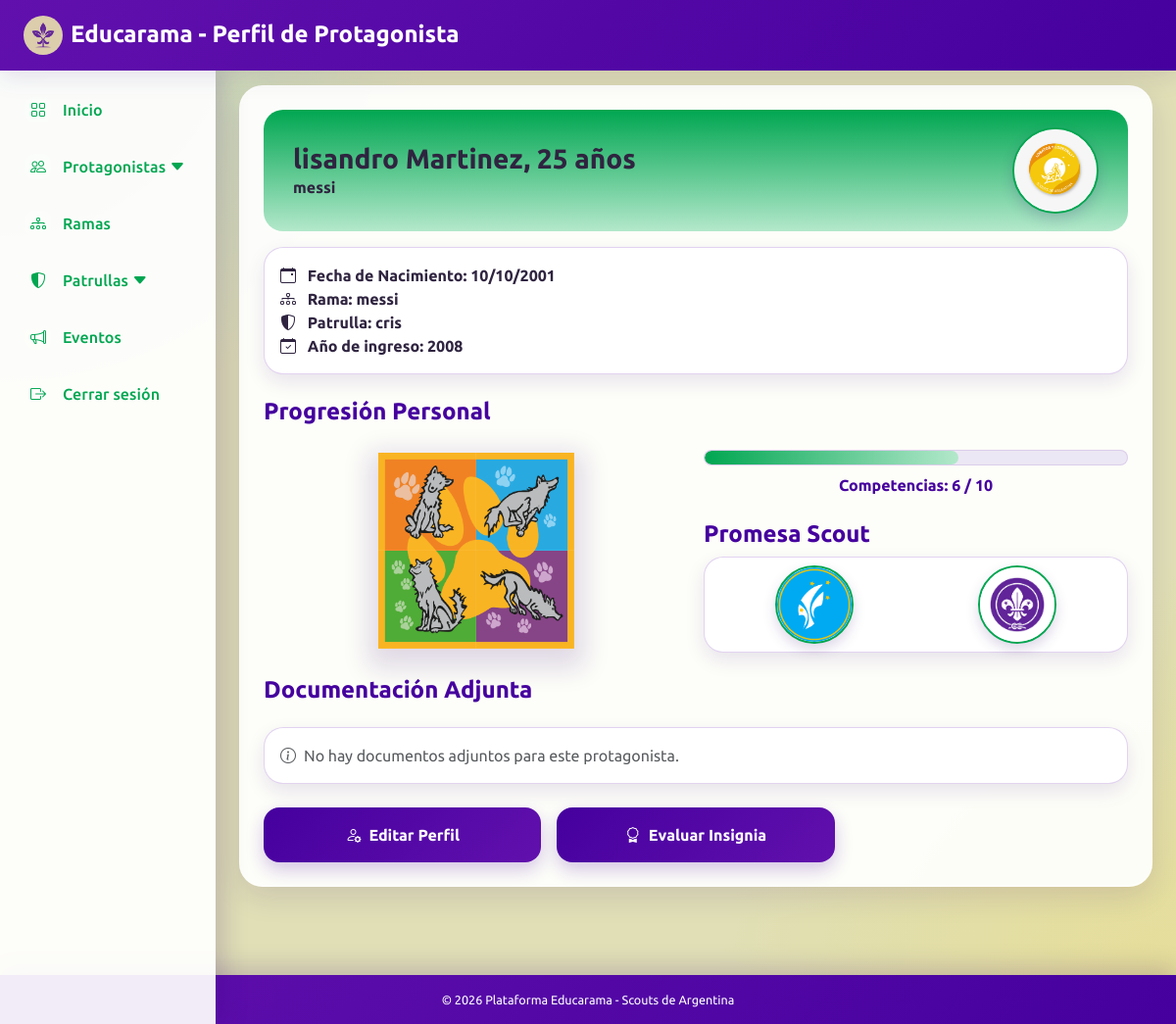
/views/pages/perfil_protagonista.php?id=3 (signed in), run on the app's committed database.
### tables this page shows
CREATE TABLE `protagonista` (
  `id` int(11) NOT NULL,
  `promesa` tinyint(1) DEFAULT NULL,
  `id_persona` int(11) NOT NULL,
  `id_rama` int(11) NOT NULL,
  `id_patrulla` int(11) DEFAULT NULL,
  `anio_ingreso` int(11) DEFAULT NULL
);

CREATE TABLE `persona` (
  `id` int(11) NOT NULL,
  `dni` int(11) NOT NULL,
  `nombre` varchar(100) DEFAULT NULL,
  `apellido` varchar(100) DEFAULT NULL,
  `fecha_nacimiento` date DEFAULT NULL
);

CREATE TABLE `rama` (
  `id` int(11) NOT NULL,
  `nombre` varchar(100) DEFAULT NULL,
  `id_grupo` int(11) NOT NULL,
  `id_rama` int(11) NOT NULL
);

CREATE TABLE `patrulla` (
  `id` int(11) NOT NULL,
  `nombre` varchar(100) DEFAULT NULL,
  `id_rama` int(11) DEFAULT NULL
);

### src/Datos/Database.php (called while the page is built)
<?php
class Database {
    private static ?PDO $conexion = null;
    public static function getConexion(): PDO {
        if (self::$conexion === null) {
            $host = 'localhost';
            $db   = 'educarama';
            $user = 'root';
            $pass = '';
            $charset = 'utf8mb4';
            $dsn = "mysql:host=$host;dbname=$db;charset=$charset";
            try {
                self::$conexion = new PDO($dsn, $user, $pass, [
                    PDO::ATTR_ERRMODE            => PDO::ERRMODE_EXCEPTION,
                    PDO::ATTR_DEFAULT_FETCH_MODE => PDO::FETCH_ASSOC,
                    PDO::ATTR_EMULATE_PREPARES   => false,
                ]);
            } catch (Throwable $e) {
                http_response_code(500);
                die(json_encode([
                    "status" => "error",
                    "message" => "Error fatal de conexión a la Base de Datos: " . $e->getMessage()
                ]));
            }
        }
        return self::$conexion;
    }
}

### src/Controladores/ProtagonistaController.php (called while the page is built, shortened)
<?php
require_once __DIR__ . '/../Datos/Database.php';
require_once __DIR__ . '/../Datos/ProtagonistaRepository.php';
require_once __DIR__ . '/../Servicios/ProtagonistaService.php';
class ProtagonistaController
{
    private ProtagonistaService $servicio;
    public function __construct()
    {
        $this->conexion = Database::getConexion();
        $personaRepository = new PersonaRepository($this->conexion);
        $protagonistaRepository = new ProtagonistaRepository($this->conexion);
        $this->servicio = new ProtagonistaService(
            $this->conexion,
            $personaRepository,
            $protagonistaRepository
        );
    }
    public function obtenerPerfilDesdeUrl(): ?array
    {
        return $this->servicio->obtenerPerfil((int) $_GET['id']);
    }
}

### src/Servicios/ProtagonistaService.php (called while the page is built, shortened)
<?php
class ProtagonistaService
{
    private ProtagonistaRepository $protagonistaRepository;
    public function __construct(
        PDO $conexion,
        PersonaRepository $personaRepository,
        ProtagonistaRepository $protagonistaRepository
    ) {
        $this->protagonistaRepository = $protagonistaRepository;
    }
    public function obtenerPerfil(int $id): ?array
    {
        return $this->protagonistaRepository->obtenerPerfilPorId($id);
    }
}

### src/Datos/ProtagonistaRepository.php (called while the page is built, shortened)
<?php
class ProtagonistaRepository
{
    private PDO $conexion;
    public function __construct(PDO $conexion)
    {
        $this->conexion = $conexion;
    }
    public function obtenerPerfilPorId(int $id): ?array
    {
        $stmt = $this->conexion->prepare("
            SELECT
                p.id,
                p.promesa,
                p.anio_ingreso,
                p.id_persona,
                p.id_rama,
                p.id_patrulla,
                per.nombre,
                per.apellido,
                per.fecha_nacimiento,
                per.dni,
                r.nombre AS rama,
                pa.nombre AS patrulla
            FROM protagonista p
            INNER JOIN persona per ON p.id_persona = per.id
            LEFT JOIN rama r ON p.id_rama = r.id
            LEFT JOIN patrulla pa ON p.id_patrulla = pa.id
            WHERE p.id = :id
        ");
        $stmt->execute([':id' => $id]);
        $protagonista = $stmt->fetch(PDO::FETCH_ASSOC);
        return $protagonista ?: null;
    }
}

### views/pages/perfil_protagonista.php (the view, shortened to what this page needs)
<?php
require_once __DIR__ . '/../../src/Controladores/ProtagonistaController.php';
$tituloPagina = "Perfil de Protagonista";
$controlador = new ProtagonistaController();
$protagonista = $controlador->obtenerPerfilDesdeUrl();
$fechaNacimiento = new DateTime($protagonista['fecha_nacimiento']);
$hoy = new DateTime();
$edad = $hoy->diff($fechaNacimiento)->y;
$docRepo = new DocumentoRepository();
$rama_page = strtolower($protagonista['rama'] ?? 'unidad');
$documentos = $docRepo->obtenerDocumentosPorProtagonista($protagonista['id']);
?>
<!DOCTYPE html>
<html lang="es">
<head>
    <link href="https://cdn.jsdelivr.net/npm/bootstrap@5.3.0/dist/css/bootstrap.min.css" rel="stylesheet">
    <link rel="stylesheet" href="https://cdnjs.cloudflare.com/ajax/libs/bootstrap-icons/1.10.5/font/bootstrap-icons.min.css">
    <link rel="stylesheet" href="/Educarama/public/css/styles.css?v=1.5">
</head>
<body class="rama-<?php echo $rama_page; ?>">
    <?php
    include __DIR__ . '/includes/barra_superior.php';
    include __DIR__ . '/includes/menu_lateral.php';
    ?>
    <div class="main-content-wrapper">
        <div class="container contenedor-principal  p-4">
            <div class="row mb-3 align-items-center barra-superior-inst mx-0">
                <div class="col-8">
                    <h1 class="h3 fw-bold mb-0">
                        <?= htmlspecialchars($protagonista['nombre']) ?>
                        <?= htmlspecialchars($protagonista['apellido']) ?>,
                        <?= $edad ?> años
                    </h1>
                    <p class="mb-0 fw-bold">
                        <?= htmlspecialchars($protagonista['rama'] ?? 'Sin rama asignada') ?>
                    </p>
                </div>
                <div class="col-4 d-flex justify-content-end">
                    <div class="circulo-logo">
                        <img class="img-fluid rounded-circle" src="../assets/images/RamaLogoLyL.png" alt="Logo rama">
                    </div>
                </div>
            </div>
            <div class="row mb-4 align-items-stretch">
                <div class="col-md-12 mb-3 mb-md-0">
                    <div class="tarjeta-blanca-borde p-3 h-100">
                        <p class="m-0 fw-bold">
                            <i class="bi bi-calendar-event me-2"></i>
                            Fecha de Nacimiento: <?= date("d/m/Y", strtotime($protagonista['fecha_nacimiento'])) ?>
                        </p>
                        <p class="m-0 fw-bold">
                            <i class="bi bi-diagram-3 me-2"></i>
                            Rama: <?= htmlspecialchars($protagonista['rama'] ?? 'Sin rama') ?>
                        </p>
                        <p class="m-0 fw-bold">
                            <i class="bi bi-shield-shaded me-2"></i>
                            Patrulla: <?= htmlspecialchars($protagonista['patrulla'] ?? 'Sin patrulla') ?>
                        </p>
                        <p class="m-0 fw-bold">
                            <i class="bi bi-calendar-check me-2"></i>
                            Año de ingreso: <?= htmlspecialchars($protagonista['anio_ingreso'] ?? 'Sin dato') ?>
                        </p>
                    </div>
                </div>
            </div>
            <div class="row g-3 mb-4">
                <div class="col-12">
                    <h2 class="h4 texto-violeta fw-bold">Progresión Personal</h2>
                </div>
                <div class="col-md-6">
                    <div class="h-100 d-flex flex-column align-items-center justify-content-center">
                        <div class="pieza-insignia h50 d-flex flex-wrap">
                             <div class="d-grid h50" style="grid-template-columns: repeat(2, 1fr);">
                                <img class="img-fluid" src="../assets/images/insignias/Progresion 1 Rama Lobatos y Lobeznas_Lobo Pata Tierna.png" alt="Insignia 1">
                                <img class="img-fluid" src="../assets/images/insignias/Progresion 2 Rama Lobatos y Lobeznas_Lobo Saltador.png" alt="Insignia 2">
                                <img class="img-fluid" src="../assets/images/insignias/Progresion 4 Rama Lobatos y Lobeznas_Lobo Cazador.png" alt="Insignia 4">
                                <img class="img-fluid" src="../assets/images/insignias/Progresion 3 Rama Lobatos y Lobeznas_Lobo Rastreador.png" alt="Insignia 3">
                            </div>
                        </div>
                    </div>
                </div>
                <div class="col-md-6 justify-content-center d-flex flex-column">
                    <div class="d-flex flex-column align-items-center justify-content-center">
                        <div class="barra-progreso w-100 mb-2">
                             <div class="progreso-actual" style="width: 60%;"></div>
                        </div>
                        <p class="texto-violeta fw-bold m-0">Competencias: 6 / 10</p>
                    </div>
                    <h2 class="h4 texto-violeta fw-bold mt-4">Promesa Scout</h2>
                    <div class="tarjeta-blanca-borde p-2 d-flex flex-row align-items-center justify-content-around">
                        <div class="insignia-pequena">
                            <img src="../assets/images/FlorLizNacional.png" alt="Insignia Nacional">
                        </div>
                        <div class="insignia-pequena">
                            <img src="../assets/images/FlorLizInternacional.jpg" alt="Insignia Internacional">
                        </div>
                    </div>
                </div>
            </div>
            <div class="row g-3 mb-4">
                <div class="col-12">
                    <h2 class="h4 texto-violeta fw-bold">Documentación Adjunta</h2>
                </div>
                <div class="col-12">
                    <div class="tarjeta-blanca-borde p-3">
                        <?php if (empty($documentos)): ?>
                            <p class="text-muted m-0"><i class="bi bi-info-circle me-2"></i>No hay documentos adjuntos para este protagonista.</p>
                        <?php endif; ?>
                    </div>
                </div>
            </div>
            <div class="row g-3">
                <div class="col-12 col-md-4">
                    <a href="alta_protagonista.php?id=<?= $protagonista['id'] ?>" class="boton-primario w-100 py-3 fw-bold text-decoration-none text-center d-block">
                        <i class="bi bi-person-gear me-2"></i>Editar Perfil
                    </a>
                </div>
                <div class="col-12 col-md-4">
                    <button type="button" id="btnRecomendarInsignia" class="boton-primario w-100 py-3 fw-bold d-block">
                        <i class="bi bi-award me-2"></i>Evaluar Insignia
                    </button>
                </div>
            </div>
        </div>
    </div>
    <?php include __DIR__ . '/includes/barra_inferior.php'; ?>
</body>
</html>

### views/pages/includes/barra_superior.php (shortened to what this page needs)
<div class="header-inst">
    <a class="d-flex align-items-center gap-2 text-decoration-none" href="/Educarama/public/index.php">
        <img class="img-fluid rounded-circle" src="/Educarama/views/assets/images/Logo1.png" alt="Logo Educarama" style="width: 40px; height: 40px;">
        <h1 class="m-0 fs-4 texto-blanco fw-bold">Educarama - <?= htmlspecialchars($tituloPagina) ?></h1>
    </a>
</div>

### views/pages/includes/menu_lateral.php (shortened to what this page needs)
<div class="sidebar">
    <nav class="nav flex-column">
            <a class="nav-link" href="/Educarama/public/index.php">
                <span class="icon">
                    <i class="bi bi-grid"></i>
                </span>
                <span class="description">Inicio</span>
            </a>
            <a class="nav-link" href="#" data-bs-toggle="collapse" data-bs-target="#submenu-protagonistas" aria-expanded="false" aria-controls="submenu-protagonistas">
                <span class="icon"><i class="bi bi-people"></i></span>
                <span class="description">Protagonistas <i class="bi bi-caret-down-fill"></i></span>
            </a>
            <a class="nav-link" href="/Educarama/views/pages/ramas.php">
                <span class="icon"><i class="bi bi-diagram-3"></i></span>
                <span class="description">Ramas</span>
            </a>
            <a class="nav-link" href="#" data-bs-toggle="collapse" data-bs-target="#submenu-patrullas" aria-expanded="false" aria-controls="submenu-patrullas">
                <span class="icon"><i class="bi bi-shield-shaded"></i></span>
                <span class="description">Patrullas <i class="bi bi-caret-down-fill"></i></span>
            </a>
            <a href="/Educarama/views/pages/eventos.php" class="nav-link">
                <span class="icon"><i class="bi bi-megaphone"></i></span>
                <span class="description">Eventos</span>
            </a>
            <nav>
                <a href="#" id="btn-logout" class="nav-link">
                    <span class="icon"><i class="bi bi-box-arrow-right"></i></span>
                    <span class="description">Cerrar sesión</span>
                </a>
            </nav>
    </nav>
</div>

### views/pages/includes/barra_inferior.php (shortened to what this page needs)
<div class="footer-inst">
    <p class="m-0 texto-blanco small">© 2026 Plataforma Educarama - Scouts de Argentina</p>
</div>

### data on the page
protagonista: persona.nombre "lisandro", persona.apellido "Martinez", id_rama.nombre "messi", persona.fecha_nacimiento "10/10/2001", id_patrulla.nombre "cris", anio_ingreso "2008"

### other printed values
$tituloPagina "Perfil de Protagonista"
